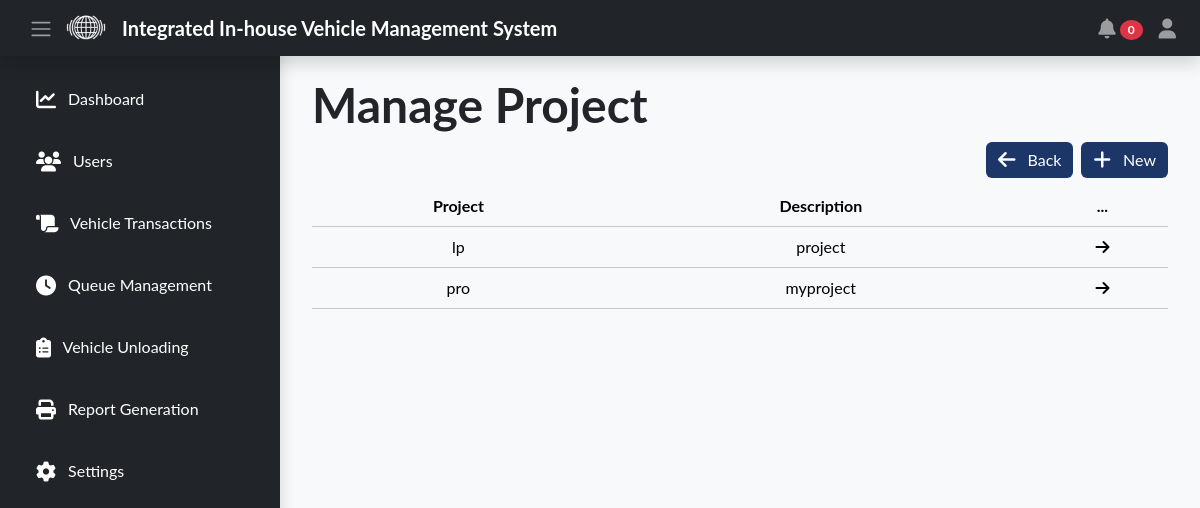
Page /encoder/settings-project.php (signed in) on the committed database.
### tables this page shows
CREATE TABLE `project` (
  `project_id` int(11) NOT NULL AUTO_INCREMENT,
  `project_name` varchar(255) NOT NULL,
  `project_description` varchar(255) NOT NULL,
  `created_at` timestamp NOT NULL DEFAULT current_timestamp() ON UPDATE current_timestamp(),
  PRIMARY KEY (`project_id`)
);

### encoder/settings-project.php (the view, shortened to what this page needs)
<?php
require_once '../api/db_connection.php';
?>
<!DOCTYPE html>
<html lang="en">
<head>
    <link rel="stylesheet" href="../public/css/bootstrap.min.css">
    <link rel="stylesheet" href="https://cdn.datatables.net/2.0.8/css/dataTables.dataTables.css" />
    <link rel="stylesheet" href="css/style.css">
</head>
<body class="bg-light">
    <?php
    include_once('navbar/navbar.php');
    ?>
    <div class="content" id="content">
        <div class="container">
            <h1 class="display-5 fw-bold">Manage Project</h1>
            <button class="btn btn-primary float-end mb-2 ms-2" data-bs-toggle="modal" data-bs-target="#add-project-modal">
                <i class="fa-solid fa-plus fa-lg me-2" style="color: #ffffff;"></i> New
            </button>
            <a href="settings.php" class="text-decoration-none" style="color:inherit">
                <button class="btn btn-primary float-end mb-2">
                    <i class="fa-solid fa-arrow-left fa-lg me-2" style="color: #ffffff;"></i> Back
                </button>
            </a>
            <table class="table table-hover text-center table-light" id="hauler-table">
                <thead>
                    <th class="text-center" scope="col">Project</th>
                    <th class="text-center" scope="col">Description</th>
                    <th class="text-center" scope="col">...</th>
                </thead>
                <tbody>
                    <?php
                    $sql = "SELECT * FROM `project`";
                    $result = mysqli_query($conn, $sql);
                    while ($row = mysqli_fetch_assoc($result)) {
                    ?>
                        <tr onclick="editProject(<?= $row['project_id'] ?>)" style="cursor: pointer;">
                            <td class="text-center" scope="row"><?= $row['project_name'] ?></td>
                            <td class="text-center" scope="row"><?= $row['project_description'] ?></td>
                            <td class="text-center"><i class="fa-solid fa-arrow-right"></i></td>
                        </tr>
                    <?php
                    }
                    ?>
                </tbody>
            </table>
        </div>
    </div>
</body>
</html>

### encoder/css/style.css (style rules this page uses)
body { padding-top: 56px; font-family: "Lato", sans-serif; }
.content { transition: margin-left 0.3s; margin-left: 280px; padding: 20px; }
.btn-primary { background-color: #1b3667; border: #1b3667; }

### rows in the picture
project: project_name "lp", project_description "project"
project: project_name "pro", project_description "myproject"

### other values in the picture
$transactionCount "0"
